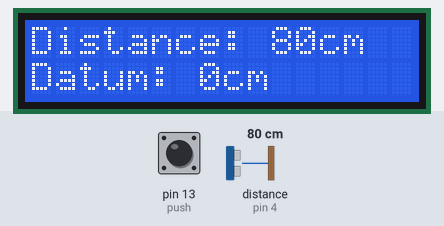
Simulated run of this sketch. Board: Arduino Uno, built with avr-gcc and run on an emulated ATmega328P. On the bench: 16×2 character LCD. Inputs (shaded band) come from the test bench; at power-on: distance to the obstacle (sensor on pin 4) 80 cm, pin 13 (push) HIGH. The echo pulse lasts 58.3 µs per cm.

Above: at 1.2 s.
1.3 s: distance to the obstacle (sensor on pin 4) set to 2 cm
At 2.1 s:
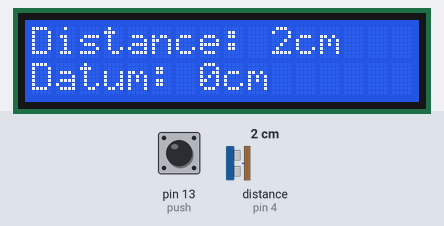
4.4 s: pin 13 (push) pulled LOW for 3.2 s
At 8.3 s:
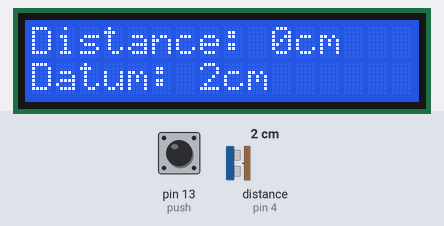
9.4 s: distance to the obstacle (sensor on pin 4) set to 4 cm
At 9.9 s:
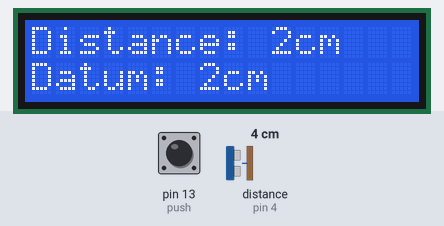
11.0 s: pin 13 (push) pulled LOW for 0.65 s
At 12.6 s:
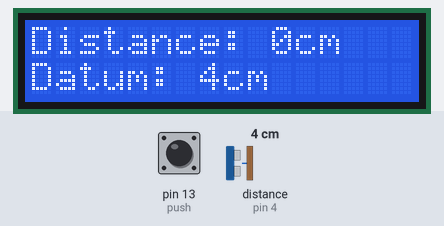
13.7 s: distance to the obstacle (sensor on pin 4) set to 9 cm
At 14.2 s:
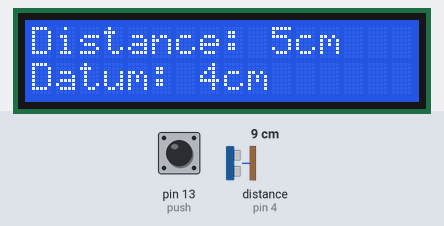
Timing chart, 0 to 16.3 s (numbered marks = the images above; inputs shaded):
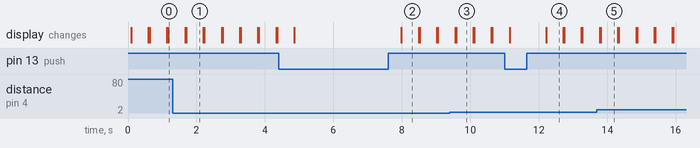

Measured:
- after the input at 1.3 s, the display: first differs from a run without the input after 0.40 s (image 1)
- after the input at 9.4 s, the display: first differs from a run without the input after 0.18 s (image 3)
- after the input at 13.7 s, the display: first differs from a run without the input after 0.11 s (image 5)
- what the display in image 1 shows lasts 0.5 s, from 1.7 s to 2.2 s

The sketch:

LCD_Ultrasonic_Measurement.ino
```cpp
/*
LCD + Ultrasonic Sensor Measurement Code
By Jeff Ackerman
10/11/21
*/

// Note: you will only change the code in the void loop
// the global variables and void setup(){} are already defined here

// include the LCD library code:
#include <LiquidCrystal.h>

// initialize the library with the numbers of the interface pins
LiquidCrystal lcd(7, 8, 9, 10, 11, 12);
// note: this pin setup and wiring layout is specific to the LCD screen in the Elegoo kit

// include the SR04 Ultrasonic Sensor library and setup the pins
#include "SR04.h"
#define TRIG_PIN 4  // chose pin 4, but any digital pin could be used as the trig_pin
#define ECHO_PIN 2  // chose pin 2, but any digital pin could be used as the echo_pin
SR04 sr04 = SR04(ECHO_PIN,TRIG_PIN);  // setup the pins for the SR04 library
long a; // define long variable a to store the distance values
long datum = 0; // define datum variable that will change when button is pressed
// Note: the datum starts at 0
// the datum should be re-defined to the current distance when the button is presses
// you will be measuring distance relative to the datum (positive or negative)

int push = 13;  // setup pushbutton pin
int button_state = 0; // setup pushbutton pin state to digital read pushbutton

void setup() {
  // set up the LCD's number of columns and rows:
  lcd.begin(16, 2);
  // the LCD has 16 characters and 2 rows
  pinMode(push,INPUT_PULLUP); // define the push button to be an input pulled up to HIGH
}

// you only need to write code in the void loop below
// you shouldn't need to modify any code given above, but you should review it

void loop() {
  button_state = digitalRead(push);// do a digitalRead of the button pin push, assign value to variable button_state
  lcd.setCursor(0, 0); // set the cursor to column 0, line 0 (1st row and 1st column)
  // (note: row counting starts with 0):
    // i.e. lcd.setCursor(column, row);
  a=sr04.Distance();// read the ultrasonic distance sensor value and store it as the variable a
  lcd.print("Distance: "); // lcd.print the text "Distance: "
  lcd.print(a-datum);// lcd.print the current distance a minus the datum (a-datum)
  lcd.print("cm");// lcd.print the distance units "cm"
  lcd.setCursor(0, 1);// set the cursor to column 0, line 1 (1st row and 1st column)
    // i.e. lcd.setCursor(column, row);
  lcd.print("Datum: ");// lcd.print "Datum: " text
  lcd.print(datum);// lcd.print the datum value
  lcd.print("cm");// lcd.print the distance units "cm"
  // create an if statement for when the button is pressed
  if (button_state == LOW) { // i.e. if the variable button_state is LOW, the button is pressed
    lcd.clear(); // when the button is pressed, clear the LCD screen using lcd.clear();
    datum = a; // re-define the variable datum to be equal to the current distance a
    delay(500); // delay for 500 ms
  } // end the if statement
  delay(500); // delay for 500 ms to slow down the code
  lcd.clear(); //Clears the display otherwise when going from the 10s to 1s you get 3cmm with an extra m

}
```
